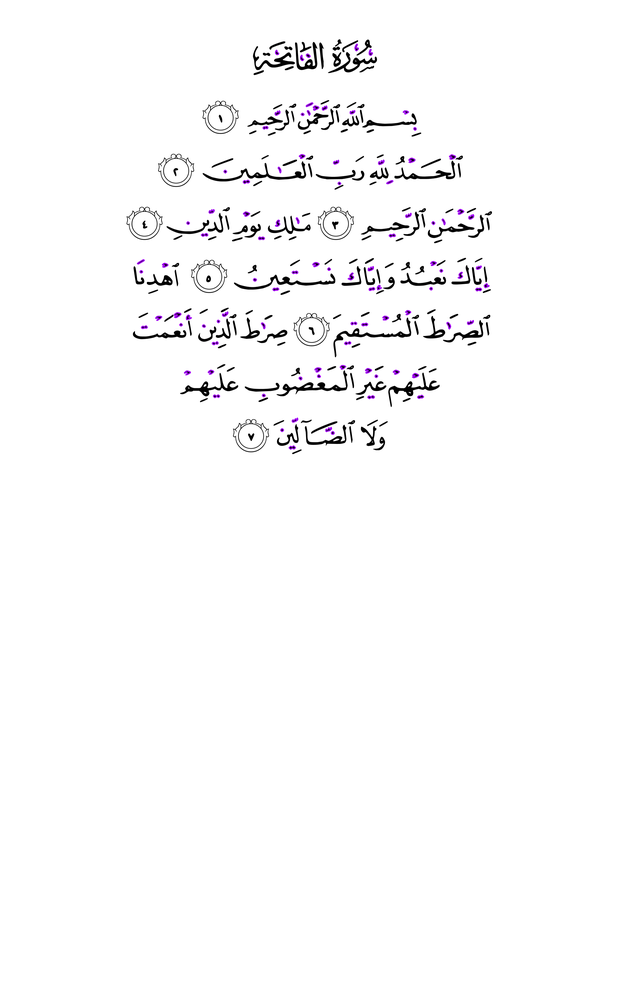
#> input picture quran-voice-recognition/server/res.png, 618 x 1000 px, shrunk from 2600 x 4206 before the run
$ python lines.py res.png
#> lines starting #> are read from the running program, lines starting #| are printed output that depends on the picture
import sys
from PIL import Image, ImageDraw

"""
algorithm for determining rows
- find out the number of non-white pixels in each row
- rows with low pixel count (20 and below, for example) are break points
- combine them into ranges, such that we have line+1 groups
- if midpoint[i+1] - height is within range, use it - otherwise, start at
  either low[i] and end at low[i] + height or at high[i] and end after height
  depending on where we are relative to the range at i

then, for each line's ys, find the min x and max across them.
we then have the bounding box for each line
"""


def is_not_blank(pt):
    return sum(pt) < 200 * len(pt)


def find_lines(image, line_height=100, max_pixels=25, mode=0):
    ranges = []
    range_end = -1
    range_start = -1
    restrict_lines = True
    if mode == 1:
        restrict_lines = False

    data = image.getdata()
    width, height = image.size
    for y in range(0, height):
        filled_pixels = 0
        for x in range(0, width):
            pt = data[y * width + x]
            if is_not_blank(pt):
                filled_pixels = filled_pixels + 1
        # print "line " + str(y) + " has " + str(filled_pixels)
        if filled_pixels < max_pixels:
            if range_start == -1:
                if restrict_lines and filled_pixels == 0 and len(ranges) == 0:
                    continue
                range_start = y
                range_end = y
            elif y - range_end < 20:
                range_end = y
            else:
                # print "adding range " + str(range_start) + "," + str(range_end)
                ranges.append((range_start, range_end))
                range_start = -1
                range_end = -1
    if range_start > -1:
        ranges.append((range_start, range_end))

    line_ys = []
    should_skip = False
    for i in range(0, len(ranges) - 1):
        if should_skip:
            should_skip = False
            continue
        top = ranges[i]
        bottom = ranges[i + 1]
        midpoint = (bottom[0] + bottom[1]) / 2

        if bottom[1] - top[0] < line_height:
            top_midpoint = ((top[0] + top[1]) / 2)
            top = (top_midpoint, midpoint)
            bottom = ranges[i + 2]
            midpoint = (bottom[0] + bottom[1]) / 2
            should_skip = True

        top_y = midpoint - line_height
        if top[0] <= top_y <= top[1]:
            # within range, we keep it
            line_ys.append((top_y, midpoint))
        elif top_y < top[0]:
            if top[0] + line_height < height:
                line_ys.append((top[0], top[0] + line_height))
        else:
            if top[1] + line_height < height:
                line_ys.append((top[1], top[1] + line_height))

    lines = []
    for yrange in line_ys:
        first_x = width
        last_x = 0
        for y in range(int(yrange[0]), int(yrange[1])):
            for x in range(0, width):
                pt = data[y * width + x]
                if is_not_blank(pt):
                    if first_x > x:
                        first_x = x - 1
                    break
            for x in reversed(range(0, width)):
                pt = data[y * width + x]
                if is_not_blank(pt):
                    if x > last_x:
                        last_x = x
                    break
        lines.append(((first_x, yrange[0]), (last_x, yrange[1])))
    return lines


# for debugging, this method draws boxes around each line
def draw(image, lines, output):
    drawing = ImageDraw.Draw(image)
    for line in lines:
        drawing.rectangle([line[0], line[1]], None, (255, 0, 0))
    del drawing
    image.save(output)


def main():
    if len(sys.argv) < 2:
        print("usage: " + sys.argv[0] + " [image]")
        sys.exit(1)
    image = Image.open(sys.argv[1]).convert('RGBA')

    # tweak this for the pages
    lines = find_lines(image, 110, 35, 0)
#> after the loop in find_lines, `for y in range(0, height):`: ranges = [(39, 219), (241, 259)]
#> the loop in find_lines, `for i in range(0, len(ranges) - 1):` made 2 passes
#> top_y on passes 1 to 2: 140, 535
#> after the loop in find_lines, `for i in range(0, len(ranges) - 1):`: line_ys = [(140, 250), (259, 369)]; should_skip = False
#> the loop in find_lines, `for yrange in line_ys:` made 2 passes
#> yrange on passes 1 to 2: (140, 250), (259, 369)
#> after the loop in find_lines, `for yrange in line_ys:`: lines = [((126, 140), (491, 250)), ((133, 259), (490, 369))]
    for line in lines:
        print(line)
#> this loop made 2 passes
#> line on passes 1 to 2: ((126, 140), (491, 250)), ((133, 259), (490, 369))
#| ((126, 140.0), (491, 250.0))
#| ((133, 259), (490, 369))
    draw(image, lines, 'test.png')
#> the loop in draw, `for line in lines:` made 2 passes
#> in draw, `image.save(output)`:
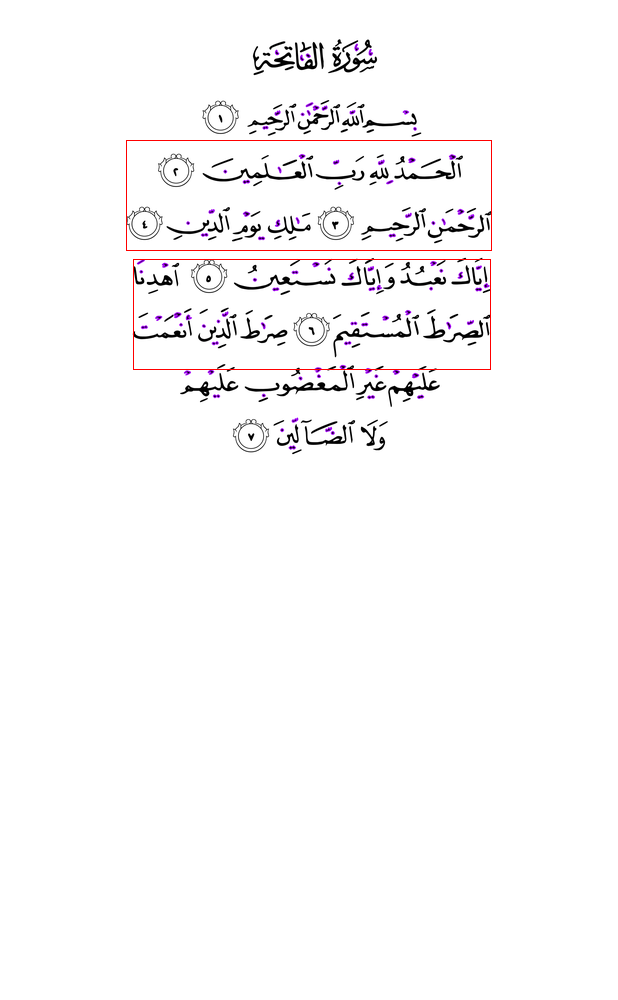
#> saved as test.png: PIL image 618x1000 RGBA; mean R, G, B, A 250.3, 249.2, 249.8, 255
    print("lines: %d" % len(lines))
#| lines: 2


if __name__ == "__main__":
    main()
